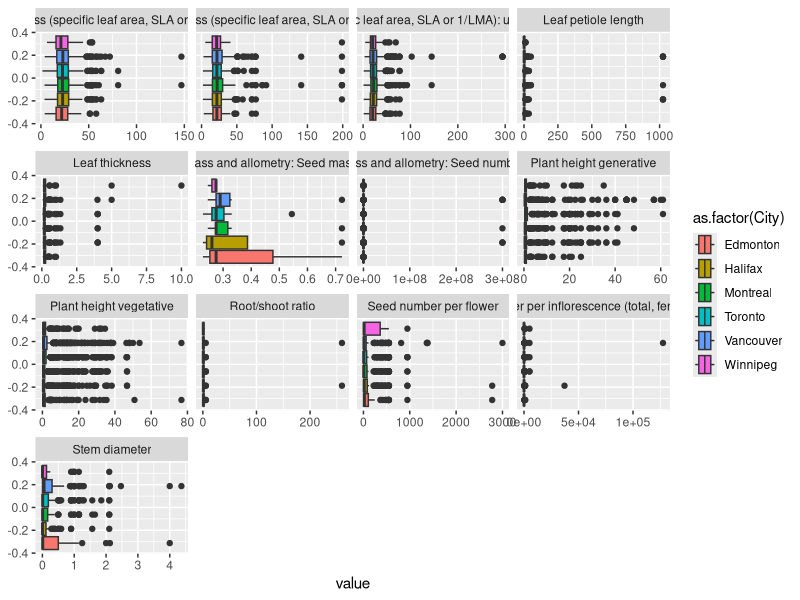

Recreate this plot in R.
library(dplyr)
library(ggplot2)
library(ggbeeswarm)

species_traits <- read.csv("data/species_and_their_traits.csv", header = TRUE, stringsAsFactors = FALSE)

unique(species_traits$TraitName)

species_traits %>%
    group_by(TraitName) %>%
    summarize(n())

species_traits %>%
    filter(TraitName=="Leaf area per leaf dry mass (specific leaf area, SLA or 1/LMA): petiole excluded")

# boxplots of species traits by city
ggplot(species_traits, aes(x=value, fill=as.factor(City))) +
    facet_wrap(. ~ TraitName, scales="free_x") +
    geom_boxplot()


meansd <- species_traits %>%
    group_by(City, quadrat, TraitName) %>%
    summarise(sd = sd(value))

